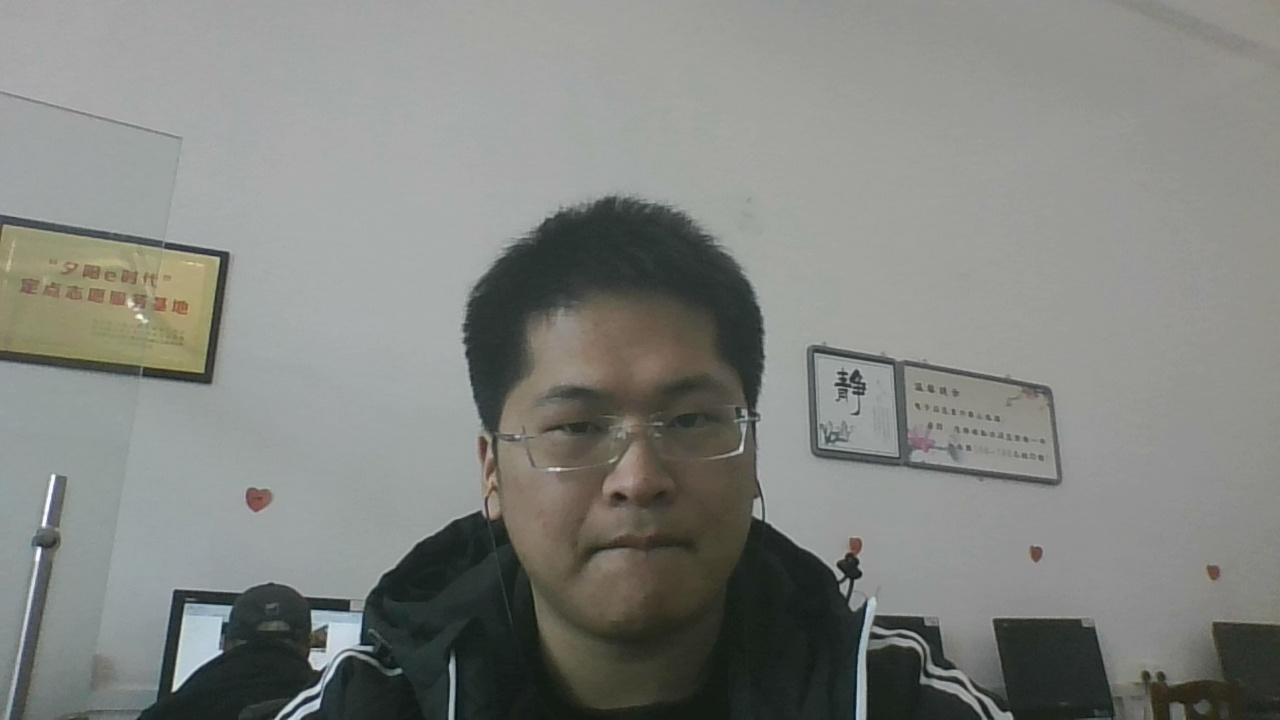
#> input picture image.jpg, 1280 x 720 px
$ python opencv.py   (older library calls are emulated)
#> lines starting #> are read from the running program, lines starting #| are printed output that depends on the picture; after the words box and inside, x2 and y2 are one past the last pixel; in counts of white or black regions, pixels touching at a corner belong together
#coding:utf-8

#step1：加载图片，转成灰度图
import numpy as np
import cv2
image=cv2.imread("image.jpg")
#> image is the input picture: shape (720, 1280, 3); mean B, G, R 127.6, 132, 129.7

cv2.imshow("testimage",image)
cv2.waitKey(0)

gray=cv2.cvtColor(image,cv2.COLOR_BGR2GRAY)
cv2.imshow("gray灰化",gray)
#while(cv2.waitKey(0)!='n'):
#    pass
cv2.waitKey(0)
cv2.imwrite("process\gray.jpg", gray)

gray = cv2.blur(gray, (5, 5))
cv2.imshow("blur灰化",gray)
cv2.waitKey(0)

#step2:用Sobel算子计算x，y方向上的梯度，之后在x方向上减去y方向上的梯度，通过这个减法，我们留下具有高水平梯度和低垂直梯度的图像区域
gradX =cv2.Sobel(gray, ddepth=cv2.CV_32F, dx=1, dy=0, ksize=-1)
gradY =cv2.Sobel(gray, ddepth=cv2.CV_32F, dx=0, dy=1, ksize=-1)
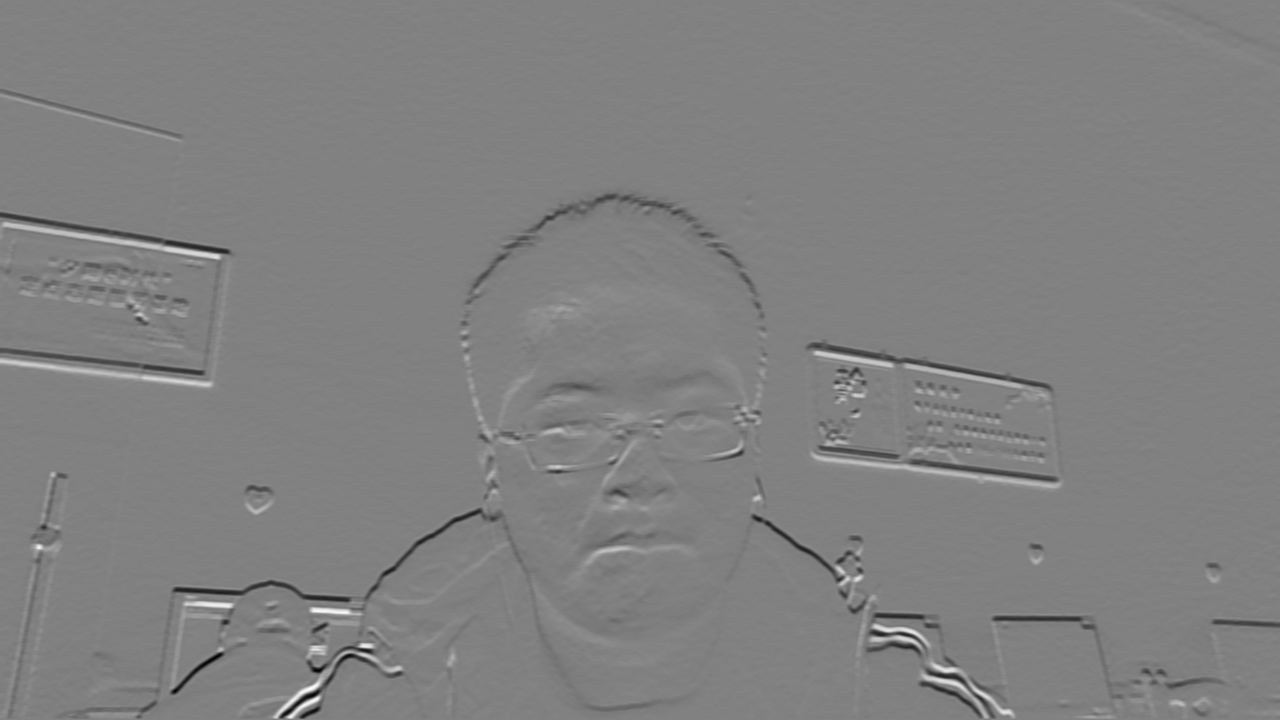
#> gradY: shape (720, 1280) float32; min -1047, max 1018, mean -4.7; drawn with min black and max white

cv2.imshow("gradientX",cv2.convertScaleAbs(gradX))
cv2.waitKey(0)
cv2.imwrite("process\gradX.jpg", cv2.convertScaleAbs(gradX))

cv2.imshow("gradientY",cv2.convertScaleAbs(gradY))
cv2.waitKey(0)
cv2.imwrite("process\gradY.jpg", cv2.convertScaleAbs(gradY))

# subtract the y-gradient from the x-gradient
gradient = cv2.add(cv2.convertScaleAbs(gradX), cv2.convertScaleAbs(gradY))

gradient = cv2.convertScaleAbs(gradient)
cv2.imshow("gradientXY",gradient)
cv2.waitKey(0)
cv2.imwrite("process\gradientXY.jpg", gradient)

#step3：去除图像上的噪声。首先使用低通滤泼器平滑图像（9 x 9内核）,这将有助于平滑图像中的高频噪声。
#低通滤波器的目标是降低图像的变化率。如将每个像素替换为该像素周围像素的均值。
#这样就可以平滑并替代那些强度变化明显的区域。
# blur and threshold the image
blurred = cv2.blur(gradient, (5, 5))
cv2.imshow("blurred模糊",blurred)
cv2.waitKey(0)
cv2.imwrite("process\blurred.jpg", blurred)
#对模糊图像二值化。梯度图像中不大于90的任何像素都设置为0（黑色） 否则，像素设置为255（白色）
(_, thresh) = cv2.threshold(blurred, 127, 255, cv2.THRESH_BINARY)####物体是浅色
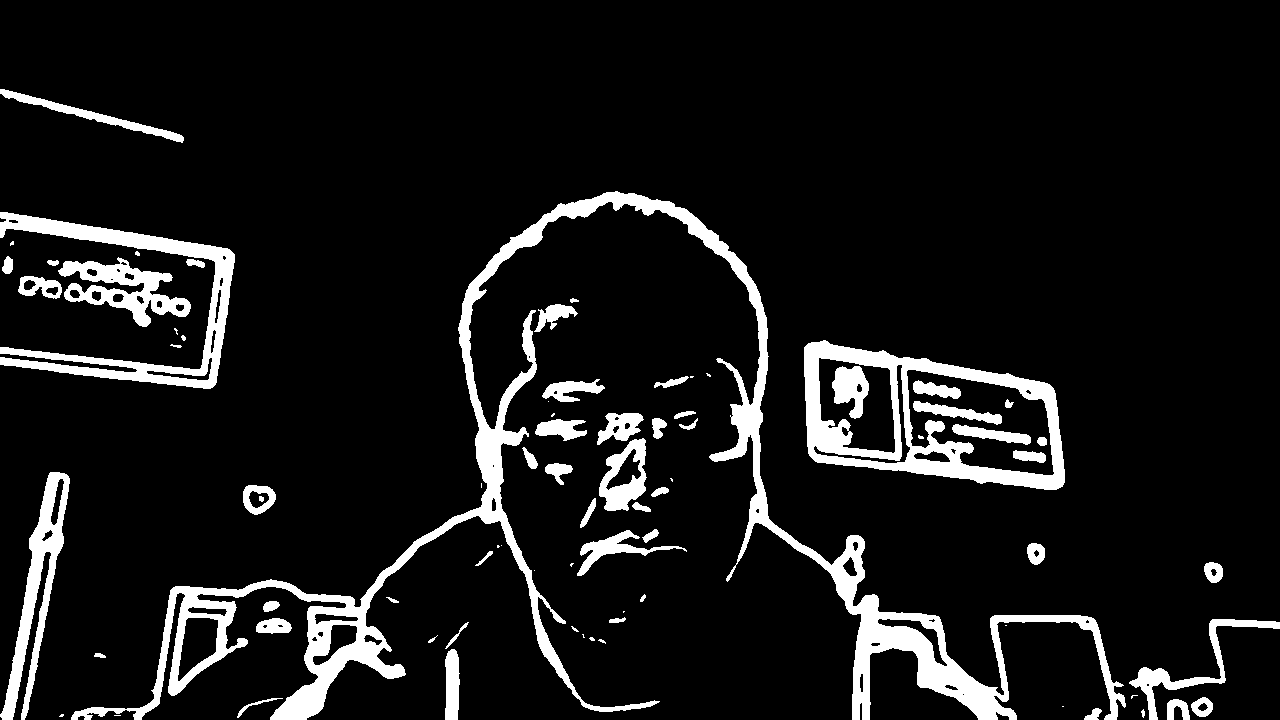
#> thresh: shape (720, 1280); 9.5% white; 80 white regions (24 under 20 px), largest, box (x1, y1, x2, y2) and area: (71, 191, 1126, 720) 38365, (804, 340, 1065, 490) 12201, (0, 212, 235, 389) 8538
#(_, thresh) = cv2.threshold(blurred, 90, 255, cv2.THRESH_BINARY)####物体是深色
cv2.imshow("thresh阈值",thresh)
cv2.waitKey(0)
cv2.imwrite("process\thresh.jpg",thresh)

#step4:在上图中我们看到蜜蜂身体区域有很多黑色的空余，我们要用白色填充这些空余，
#使得后面的程序更容易识别昆虫区域，这需要做一些形态学方面的操作
kernel = cv2.getStructuringElement(cv2.MORPH_RECT, (25, 25))#定义模板
closed = cv2.morphologyEx(thresh, cv2.MORPH_CLOSE, kernel)#闭运算,去除凹角
#> closed: shape (720, 1280); 14.3% white; 13 white regions (1 under 20 px), largest, box (x1, y1, x2, y2) and area: (59, 191, 1280, 720) 74734, (804, 340, 1065, 490) 23667, (0, 212, 235, 389) 21822
cv2.imshow("close闭运算",closed)
cv2.waitKey(0)
cv2.imwrite("process\close.jpg",closed)


#step5:从上图我们发现图像上还有一些小的白色斑点，这会干扰之后的昆虫轮廓的检测，要把它们去掉。
# 分别执行4次形态学腐蚀与膨胀。
# perform a series of erosions and dilations
closed = cv2.erode(closed, None, iterations=1)#腐蚀
#> closed: shape (720, 1280); 12.9% white; 18 white regions (5 under 20 px), largest, box (x1, y1, x2, y2) and area: (60, 192, 1280, 720) 65344, (805, 341, 1064, 489) 22225, (0, 213, 234, 388) 20401
cv2.imshow("erode腐蚀1",closed)
cv2.waitKey(0)
cv2.imwrite("process\erode1.jpg",closed)
closed = cv2.erode(closed, None, iterations=1)#腐蚀
#> closed: shape (720, 1280); 11.5% white; 15 white regions (4 under 20 px), largest, box (x1, y1, x2, y2) and area: (61, 194, 1280, 720) 57392, (806, 343, 1063, 488) 20760, (0, 214, 233, 387) 18972
cv2.imshow("erode腐蚀2",closed)
cv2.waitKey(0)
cv2.imwrite("process\erode2.jpg",closed)
closed = cv2.erode(closed, None, iterations=1)#腐蚀
#> closed: shape (720, 1280); 10.2% white; 59 white regions (36 under 20 px), largest, box (x1, y1, x2, y2) and area: (807, 344, 1062, 487) 19272, (0, 215, 232, 386) 17535, (457, 302, 693, 572) 14614
cv2.imshow("erode腐蚀3",closed)
cv2.waitKey(0)
cv2.imwrite("process\erode3.jpg",closed)
closed = cv2.erode(closed, None, iterations=1)#腐蚀
#> closed: shape (720, 1280); 9% white; 36 white regions (8 under 20 px), largest, box (x1, y1, x2, y2) and area: (808, 346, 1061, 486) 17788, (0, 216, 231, 384) 16090, (158, 574, 400, 720) 13342
cv2.imshow("erode腐蚀4",closed)
cv2.waitKey(0)
cv2.imwrite("process\erode4.jpg",closed)


closed = cv2.dilate(closed, None, iterations=1)#膨胀
#> closed: shape (720, 1280); 10.1% white; 31 white regions (2 under 20 px), largest, box (x1, y1, x2, y2) and area: (807, 345, 1062, 487) 19262, (0, 215, 232, 385) 17533, (464, 307, 693, 570) 14555
cv2.imshow("dilate膨胀1",closed)
cv2.waitKey(0)
cv2.imwrite("process\dilate1.jpg",closed)
closed = cv2.dilate(closed, None, iterations=1)#膨胀
#> closed: shape (720, 1280); 11.2% white; 29 white regions, largest, box (x1, y1, x2, y2) and area: (806, 344, 1063, 488) 20724, (0, 214, 233, 386) 18968, (463, 306, 694, 571) 16241
cv2.imshow("dilate膨胀2",closed)
cv2.waitKey(0)
cv2.imwrite("process\dilate2.jpg",closed)
closed = cv2.dilate(closed, None, iterations=1)#膨胀
#> closed: shape (720, 1280); 12.3% white; 29 white regions, largest, box (x1, y1, x2, y2) and area: (805, 343, 1064, 489) 22168, (0, 213, 234, 387) 20395, (462, 305, 695, 572) 17935
cv2.imshow("dilate膨胀3",closed)
cv2.waitKey(0)
cv2.imwrite("process\dilate3.jpg",closed)
closed = cv2.dilate(closed, None, iterations=1)#膨胀
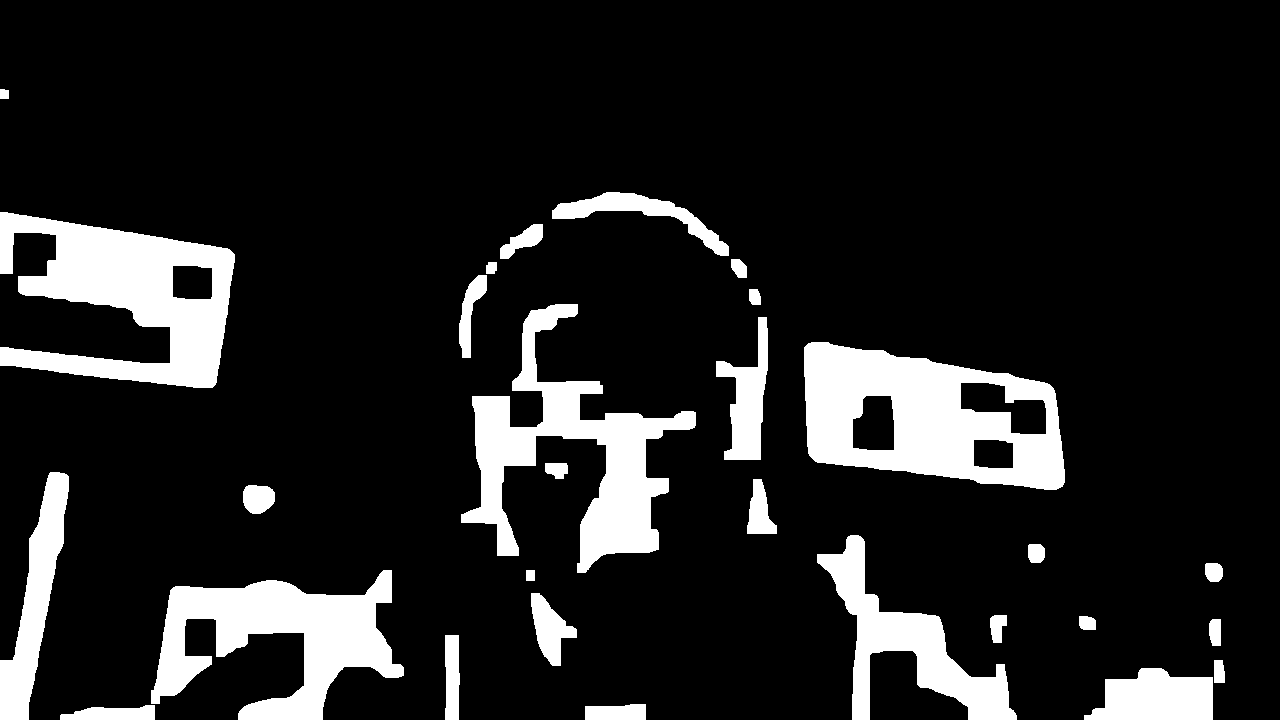
#> closed: shape (720, 1280); 13.4% white; 29 white regions
cv2.imshow("dilate膨胀4",closed)
cv2.waitKey(0)
cv2.imwrite("process\dilate4.jpg",closed)


#step6：找出昆虫区域的轮廓。cv2.findContours()函数第一个参数是要检索的图片，必须是为二值图，即黑白的（不是灰度图），
# 所以读取的图像要先转成灰度的，再转成二值图，我们在第三步用cv2.threshold()函数已经得到了二值图。
# 第二个参数表示轮廓的检索模式，有四种：
#cv2.RETR_EXTERNAL表示只检测外轮廓
#cv2.RETR_LIST检测的轮廓不建立等级关系
#cv2.RETR_CCOMP建立两个等级的轮廓，上面的一层为外边界，里面的一层为内孔的边界信息。如果内孔内还有一个连通物体，这个物体的边界也在顶层。
#cv2.RETR_TREE建立一个等级树结构的轮廓。
#第三个参数为轮廓的近似方法
#cv2.CHAIN_APPROX_NONE存储所有的轮廓点，相邻的两个点的像素位置差不超过1，即max（abs（x1-x2），abs（y2-y1））==1
#cv2.CHAIN_APPROX_SIMPLE压缩水平方向，垂直方向，对角线方向的元素，只保留该方向的终点坐标，例如一个矩形轮廓只需4个点来保存轮廓信息
#cv2.findContours()函数返回两个值，一个是轮廓本身，还有一个是每条轮廓对应的属性。cv2.findContours()函数返回第一个值是list，list中每个元素都是图像中的一个轮廓，用numpy中的ndarray表示。每一个ndarray里保存的是轮廓上的各个点的坐标。我们把list排序，点最多的那个轮廓就是我们要找的昆虫的轮廓。
#OpenCV中通过cv2.drawContours在图像上绘制轮廓。
#第一个参数是指明在哪幅图像上绘制轮廓
#第二个参数是轮廓本身，在Python中是一个list
#第三个参数指定绘制轮廓list中的哪条轮廓，如果是-1，则绘制其中的所有轮廓
#第四个参数是轮廓线条的颜色
#第五个参数是轮廓线条的粗细
#cv2.minAreaRect()函数:
#主要求得包含点集最小面积的矩形，这个矩形是可以有偏转角度的，可以与图像的边界不平行。
(_,cnts, _) = cv2.findContours(closed.copy(), cv2.RETR_EXTERNAL, cv2.CHAIN_APPROX_SIMPLE)
#> cnts = 29 contours; largest, box (x1, y1, x2, y2) and area: (804, 342, 1065, 490) 28639, (0, 212, 235, 388) 22453, (461, 304, 696, 573) 18870, (151, 570, 404, 720) 17616, (817, 535, 1017, 720) 10480
c = sorted(cnts, key=cv2.contourArea, reverse=True)[0]
#> c = contour of 181 points, box (x1, y1, x2, y2) (804, 342, 1065, 490), area 28639
print(c)
#> (printed output is left out)
# compute the rotated bounding box of the largest contour
rect = cv2.minAreaRect(c)
#> rect = ((933.8, 416.3), (120.4, 275.1), -82.66)
print("rect.type:"+str(type(rect)))
#| rect.type:<class 'tuple'>
box = np.int0(cv2.boxPoints(rect))
#> box = [[1062, 493], [789, 458], [805, 339], [1077, 374]]
print("box.type:"+str(type(box)))
#| box.type:<class 'numpy.ndarray'>

# draw a bounding box arounded the detected barcode and display the image
cv2.drawContours(image, [box], -1, (0, 255, 0), 3)
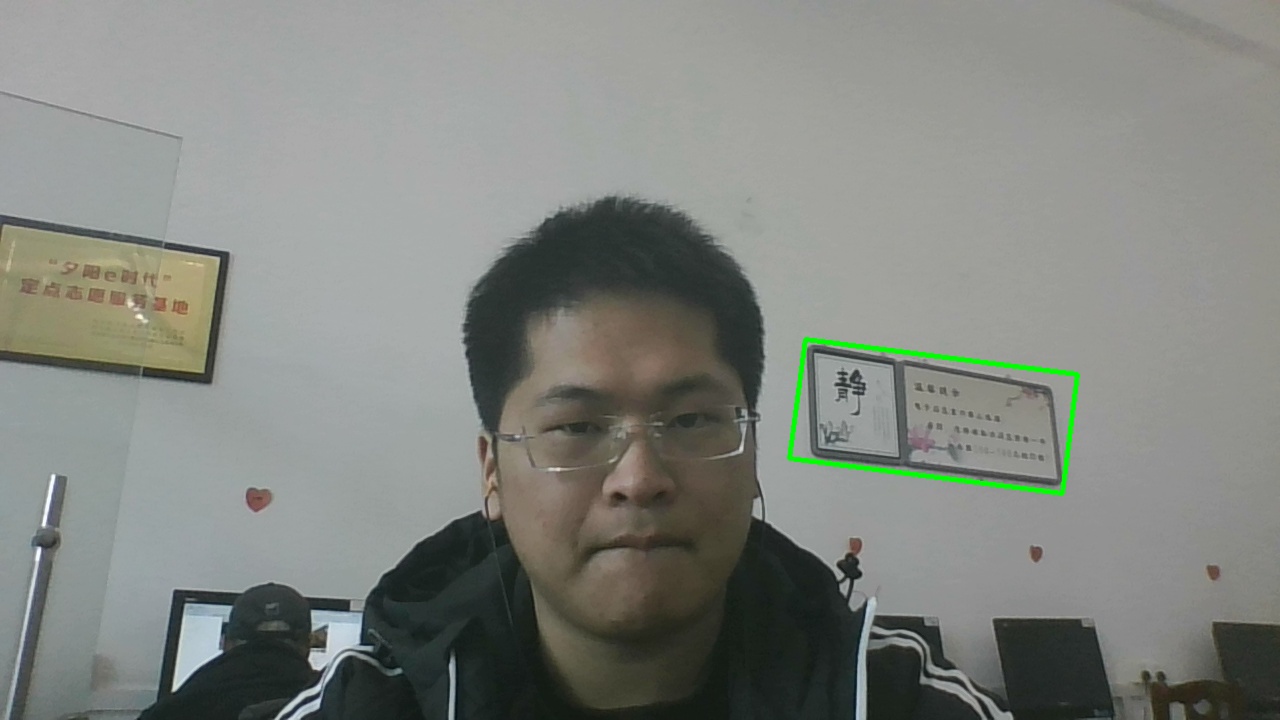
#> image: shape (720, 1280, 3); 0.42% of pixels changed, all inside (x1, y1, x2, y2) = (787, 337, 1080, 496)
cv2.imshow("coutours原始轮廓", image)
cv2.waitKey(0)
cv2.imwrite("process\contoursImage.jpg", image)

#step7：裁剪。box里保存的是绿色矩形区域四个顶点的坐标。
# 我将按下图红色矩形所示裁剪昆虫图像。找出四个顶点的x，y坐标的最大最小值。
# 新图像的高=maxY-minY，宽=maxX-minX。
Xs = [i[0] for i in box]
#> Xs = [1062, 789, 805, 1077]
Ys = [i[1] for i in box]
#> Ys = [493, 458, 339, 374]
x1 = min(Xs)
#> x1 = 789
x2 = max(Xs)
#> x2 = 1077
y1 = min(Ys)
#> y1 = 339
y2 = max(Ys)
#> y2 = 493
hight = y2 - y1
#> hight = 154
width = x2 - x1
#> width = 288
cropImg = image[y1:y1+hight, x1:x1+width]
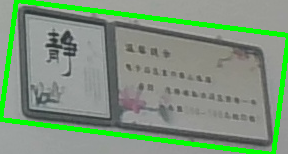
#> cropImg: shape (154, 288, 3); mean B, G, R 124.3, 148.8, 125.2
cv2.imshow("cropImg", cropImg)
cv2.waitKey(0)
cv2.imwrite("process\cropImg.jpg", cropImg)
